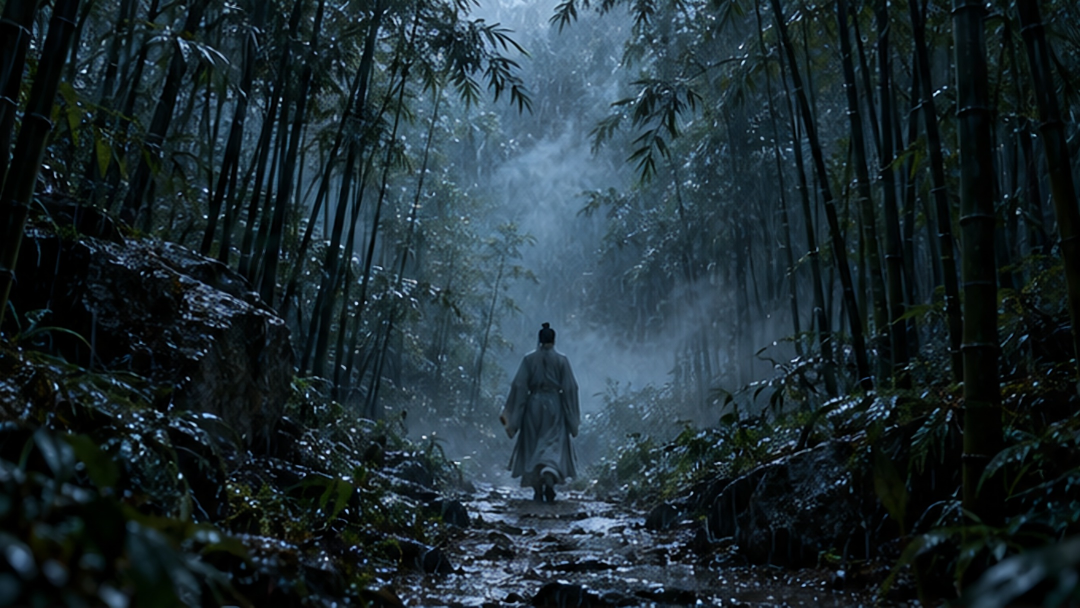
#> input picture trailer/shots/bamboo.jpg, 2160 x 1215 px (shown at 1/2 size)
$ python -i video.py   (imports and definitions only)
#> lines starting #> are read from the running program, lines starting #| are printed output that depends on the picture
# 預告片畫面：以六張參考圖（shots/）做鏡頭推移、光束、雲霧、粒子與調色，加上文字動畫
# 輸出 1920x1080 30fps 原始影格到 stdout；python3 video.py still 12.5 可輸出單格預覽
import os
import sys
import math
from functools import lru_cache
from multiprocessing import Pool

import numpy as np
from PIL import Image, ImageDraw, ImageFilter, ImageFont

W, H = 1920, 1080
FPS = 30
DUR = 102.0
BAR = 110  # 電影遮幅黑邊
HERE = os.path.dirname(os.path.abspath(__file__))
FONT_DIR = os.path.join(HERE, 'fonts')
SERIF = os.path.join(FONT_DIR, 'NotoSerifTC.ttf')
KAI = os.path.join(FONT_DIR, 'WenKaiBold.ttf')
KAI_R = os.path.join(FONT_DIR, 'WenKai.ttf')


def smooth(x):
    x = min(1.0, max(0.0, x))
    return x * x * (3 - 2 * x)


def lerp(a, b, k):
    return a + (b - a) * k


# ---------------- 鏡頭素材 ----------------
# shots/*.jpg 由 ref/reference.png 的六格參考圖切出，經 EDSR x3 超解像放大（見 upscale.py）
SHOT_DIR = os.path.join(HERE, 'shots')


@lru_cache(None)
def photo(name):
    return Image.open(os.path.join(SHOT_DIR, name + '.jpg')).convert('RGB')


# [80 lines left out: functions cam, move, grade, mblur, gblur, noise2d and 2 more, not called in this run]


# 光束：以低解像度計算角度噪聲再放大
_ly, _lx = np.mgrid[0:H // 6, 0:W // 6].astype(np.float32) * 6
_ray_rng = np.random.default_rng(5)
_RAY_K = _ray_rng.integers(5, 60, 12)
_RAY_P = _ray_rng.uniform(0, 6.28, 12)


# [19 lines left out: functions rays, darken_from_top, not called in this run]


# ---------------- 特效 ----------------
_yy, _xx = np.mgrid[0:H, 0:W].astype(np.float32)
VIGNETTE = (1 - 0.55 * (((_xx - W / 2) / (W / 2)) ** 2 + ((_yy - H / 2) / (H / 2)) ** 2) ** 1.3 / 2 ** 1.3)[..., None]
GRAIN = [np.random.default_rng(i).normal(0, 1, (H // 2, W // 2)).astype(np.float32) for i in range(6)]


def grain(t):
    g = GRAIN[int(t * FPS) % len(GRAIN)]
    return np.repeat(np.repeat(g, 2, 0), 2, 1)[..., None]


# [105 lines left out: functions add_glow, particles, font, text_img, not called in this run]


_blur_cache = {}


# [66 lines left out: functions blur_of, draw_text, _blit, seal, not called in this run]


# ---------------- 分鏡 ----------------
WHITE = (242, 238, 230)
GREY = (175, 172, 165)
GOLD = (240, 205, 140)
FLASHES = [7.5, 22.0, 23.2, 24.4, 25.6, 26.8, 28.0, 29.2, 38.0, 51.0, 52.2, 53.4, 54.6, 58.2, 85.0]


MONTAGE = [  # 上高山、入深林、窮迴谿、幽泉怪石、無遠不到、披草而坐、傾壺而醉
    ('climb', (0.80, 0.34, 1.8), (0.78, 0.24, 1.95), dict(temp=0.05)),
    ('bamboo', (0.25, 0.30, 1.7), (0.38, 0.30, 1.8), dict(exp=1.25, sat=0.9)),
    ('pavilion', (0.80, 0.72, 1.9), (0.70, 0.70, 2.0), dict()),
    ('boat', (0.68, 0.30, 1.9), (0.60, 0.32, 2.0), dict()),
    ('summit', (0.45, 0.55, 1.3), (0.45, 0.55, 1.15), dict()),
    ('dusk', (0.84, 0.62, 2.0), (0.84, 0.60, 1.8), dict(exp=1.15)),
    ('dusk', (0.76, 0.52, 2.5), (0.77, 0.52, 2.2), dict(exp=1.2, temp=0.12)),
]


def scene_bg(t):
    if t < 3.0:
        return None
    if t < 7.5:
        # 長安新星：金光燦爛
        lt = t - 3.0
        img = move('summit', t, 3.0, 7.5, (0.42, 0.34, 2.2), (0.42, 0.36, 1.7))
        img = grade(img, exp=1.05, sat=1.1, temp=0.08)
        rays(img, W * 0.5, H * 0.3, t, (1.0, 0.8, 0.5), 0.35)
        return img * smooth(lt / 1.5)
    if t < 11.5:
        # 被貶千里：竹林冷雨
        img = move('bamboo', t, 7.5, 11.5, (0.5, 0.52, 1.1), (0.5, 0.58, 1.35))
        img = grade(img, exp=0.85, sat=0.45, temp=-0.12, contrast=1.1)
        mist(img, t, 0.75, 0.25, 0.35, (0.6, 0.66, 0.72), 30, 1)
        particles(img, t, 'rain', 1, 380, 0.9)
        return img
    if t < 16.6:
        # 恆惴慄：逼近孤身背影
        img = move('bamboo', t, 11.5, 16.6, (0.5, 0.56, 2.2), (0.5, 0.58, 2.6), shake=0.0015)
        img = grade(img, exp=0.7, sat=0.35, temp=-0.15, contrast=1.15)
        particles(img, t, 'rain', 2, 260, 0.6)
        return img
    if t < 22.0:
        # 開始遊走：舟行江上
        img = move('boat', t, 16.6, 22.0, (0.30, 0.52, 1.35), (0.55, 0.48, 1.1))
        img = grade(img, exp=1.0, sat=0.8, temp=0.03)
        mist(img, t, 0.55, 0.18, 0.45, (0.92, 0.93, 0.95), 55, 2)
        return img
    if t < 30.4:
        idx = min(6, int((t - 22.0) / 1.2))
        t0 = 22.0 + idx * 1.2
        name, a, b, g = MONTAGE[idx]
        img = grade(move(name, t, t0, t0 + 1.2, a, b, ease=False), **g)
        lt = t - t0
        if lt < 0.12:
            img = mblur(img, 40 * (1 - lt / 0.12))
        return img
    if t < 33.0:
        # 醉臥夢中
        lt = t - 30.4
        img = move('dusk', t, 30.4, 33.0, (0.7, 0.5, 1.5), (0.7, 0.5, 1.7), rot=(0.0, 0.02))
        img = grade(gblur(img, 10 + 6 * math.sin(lt * 2)), exp=1.15, sat=0.7, tint=(1.08, 0.92, 1.02))
        particles(img, t, 'dust', 5, 140, 0.8)
        return img
    if t < 38.0:
        # 以為看遍了：拉遠
        img = move('boat', t, 33.0, 38.0, (0.6, 0.45, 1.6), (0.5, 0.5, 1.0))
        img = grade(img, exp=0.95, sat=0.55, temp=0.02)
        mist(img, t, 0.5, 0.2, 0.3, (0.9, 0.9, 0.9), 35, 3)
        return img
    if t < 43.5:
        img = np.zeros((H, W, 3), np.float32)
        if 39.0 < t < 43.3:
            # 驚鴻一瞥：幽暗中浮現的怪特之山
            k = smooth((t - 39.0) / 2.5) * smooth((43.3 - t) / 0.8)
            p = move('pavilion', t, 39.0, 43.3, (0.63, 0.40, 2.1), (0.63, 0.38, 1.8))
            img = grade(p, exp=0.4, sat=0.3, temp=-0.05, contrast=1.3) * k
        return img
    if t < 47.0:
        img = np.zeros((H, W, 3), np.float32)
        k = smooth((t - 43.5) / 3.5)
        d = np.sqrt((_xx - W / 2) ** 2 + ((_yy - H / 2) * 1.6) ** 2)
        img += (np.exp(-(d / (200 + 600 * k)) ** 2) * 0.07 * k)[..., None] * np.array([1, 0.95, 0.85])
        return img
    if t < 51.0:
        # 坐法華西亭，望西山：由人物背影推向遠山
        lt = t - 47.0
        img = move('pavilion', t, 47.0, 51.0, (0.40, 0.55, 1.25), (0.58, 0.45, 1.6))
        img = grade(img, exp=1.05, sat=1.05, temp=0.05)
        rays(img, W * 0.75, H * 0.05, t, (1.0, 0.85, 0.6), 0.45)
        return img * smooth(lt / 1.0)
    if t < 52.2:
        img = move('boat', t, 51.0, 52.2, (0.35, 0.72, 1.6), (0.25, 0.68, 1.9), ease=False)
        return grade(img, exp=1.0, sat=0.95)
    if t < 53.4:
        img = move('climb', t, 52.2, 53.4, (0.30, 0.58, 1.5), (0.36, 0.56, 1.7), ease=False, shake=0.004)
        return grade(img, sat=0.95, contrast=1.1)
    if t < 54.6:
        img = move('climb', t, 53.4, 54.6, (0.65, 0.70, 1.7), (0.60, 0.68, 1.9), ease=False, shake=0.005)
        img = grade(img, exp=0.8, sat=0.6, tint=(1.35, 0.8, 0.45), contrast=1.2)
        particles(img, t, 'embers', 7, 260, 1.0)
        add_glow(img, W * 0.5, H * 1.05, 700, (1.0, 0.4, 0.1), 0.5)
        return img
    if t < 58.2:
        # 窮山之高：仰望峭壁，鏡頭上搖
        k = (t - 54.6) / 3.6
        img = move('climb', t, 54.6, 58.2, (0.83, 0.62, 2.2), (0.83, 0.22, 2.0), shake=0.001)
        img = grade(img, exp=1.0 + 0.3 * k, sat=1.0, temp=0.06)
        rays(img, W * 0.8, -H * 0.1, t, (1.0, 0.9, 0.7), 0.35 * k)
        if t > 57.6:
            img *= 1 - smooth((t - 57.6) / 0.3)
        return img
    if t < 61.5:
        # 登頂：全景
        img = move('summit', t, 58.2, 61.5, (0.6, 0.45, 1.35), (0.55, 0.5, 1.1))
        img = grade(img, exp=1.05, sat=1.1, temp=0.04)
        rays(img, W * 0.42, H * 0.28, t, (1.0, 0.8, 0.5), 0.3)
        mist(img, t, 0.8, 0.2, 0.25, (1.0, 0.92, 0.82), 25, 4)
        return img
    if t < 65.5:
        # 數州之土壤，皆在衽席之下：俯瞰雲海
        img = move('summit', t, 61.5, 65.5, (0.18, 0.70, 1.8), (0.42, 0.72, 1.6))
        img = grade(img, exp=1.05, sat=1.1, temp=0.05)
        mist(img, t, 0.7, 0.3, 0.35, (1.0, 0.93, 0.85), 45, 5)
        return img
    if t < 70.5:
        # 悠悠乎、洋洋乎：從人物背影拉遠
        img = move('summit', t, 65.5, 70.5, (0.80, 0.40, 2.0), (0.5, 0.5, 1.0))
        img = grade(img, exp=1.05, sat=1.1, temp=0.06)
        rays(img, W * 0.42, H * 0.28, t, (1.0, 0.8, 0.5), 0.3 * smooth((t - 65.5) / 3))
        particles(img, t, 'dust', 9, 90, 0.5)
        return img
    if t < 75.0:
        # 蒼然暮色，自遠而至
        k = smooth((t - 70.5) / 4.5)
        img = move('dusk', t, 70.5, 75.0, (0.55, 0.45, 1.1), (0.62, 0.5, 1.25))
        img = grade(img, exp=1.05, sat=1.05)
        return darken_from_top(img, k * 0.85)
    if t < 84.0:
        # 夜：心凝形釋
        k = smooth((t - 75.0) / 2.0)
        img = move('dusk', t, 75.0, 84.0, (0.60, 0.50, 1.3), (0.63, 0.52, 1.45))
        img = grade(img, exp=lerp(0.55, 0.45, k), sat=0.55, temp=-0.25, tint=(0.8, 0.88, 1.2), contrast=1.1)
        sky_mask = np.clip((H * 0.42 - _yy) / (H * 0.1), 0, 1)[..., None]
        stars = np.zeros_like(img)
        particles(stars, t, 'stars', 11, 420, k)
        img += stars * sky_mask
        add_glow(img, W * 0.2, H * 0.2, 160, (0.8, 0.88, 1.0), 0.35 * k)
        mist(img, t, 0.68, 0.15, 0.3 * k, (0.5, 0.58, 0.75), 20, 6)
        if t > 83.0:
            img *= 1 - smooth((t - 83.0) / 1.0)
        return img
    if t < 85.0:
        return np.zeros((H, W, 3), np.float32)
    if t < 98.0:
        img = move('summit', t, 85.0, 98.0, (0.5, 0.5, 1.25), (0.5, 0.5, 1.05))
        img = grade(gblur(img, 6), exp=0.32, sat=0.7, temp=0.1)
        particles(img, t, 'dust', 13, 140, 0.6)
        if t > 97.0:
            img *= 1 - smooth((t - 97.0) / 1.0)
        return img
    return np.zeros((H, W, 3), np.float32)


# [68 lines left out: function overlay_text, not called in this run]


def frame(i):
    t = i / FPS
    img = scene_bg(t)
    if img is None:
        img = np.zeros((H, W, 3), np.float32)
    else:
        img = img * VIGNETTE
    overlay_text(img, t)
    # 重擊閃白
    for f in FLASHES:
        if 0 <= t - f < 0.35:
            k = math.exp(-(t - f) * 14)
            img = img + (1 - img) * (k * (0.85 if f in (58.2, 85.0, 7.5) else 0.45))
    img = img + grain(t) * 0.022
    img[:BAR] = 0
    img[H - BAR:] = 0
    return (np.clip(img, 0, 1) * 255).astype(np.uint8).tobytes()


# [11 lines left out: function main, not called in this run]


# [2 lines not run here, left out]

>>> import cv2
>>> picture = cv2.imread('shots/bamboo.jpg', cv2.IMREAD_GRAYSCALE)
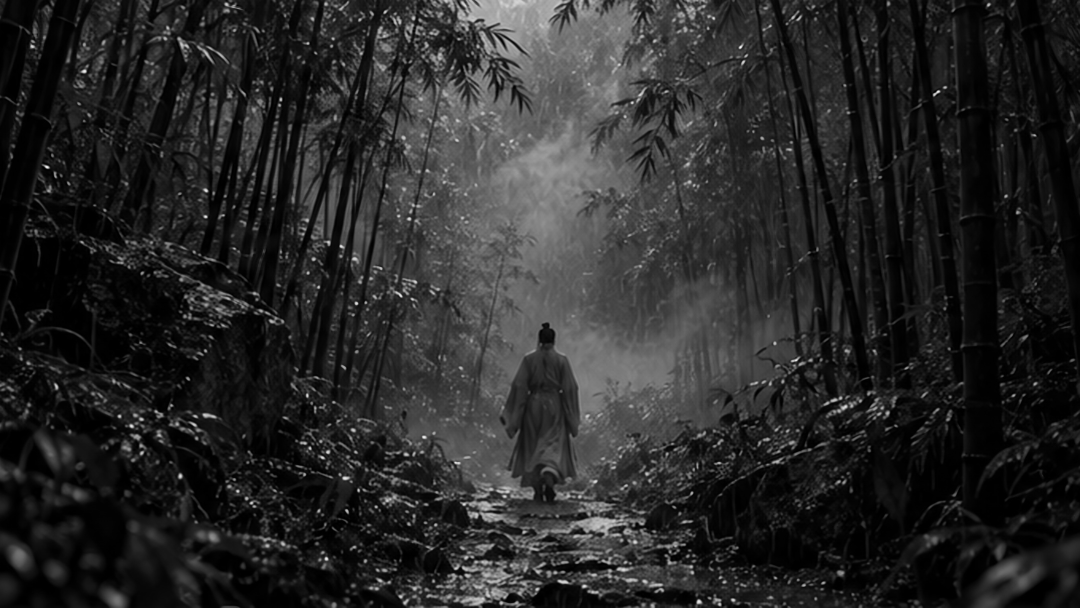
#> picture: shape (1215, 2160) (shown at 1/2 size); min 0, max 255, mean 39.9
>>> result = frame(picture)
#> (the run stopped early here; a loop or call above may not have finished)

$ run again, on trailer/shots/pavilion.jpg
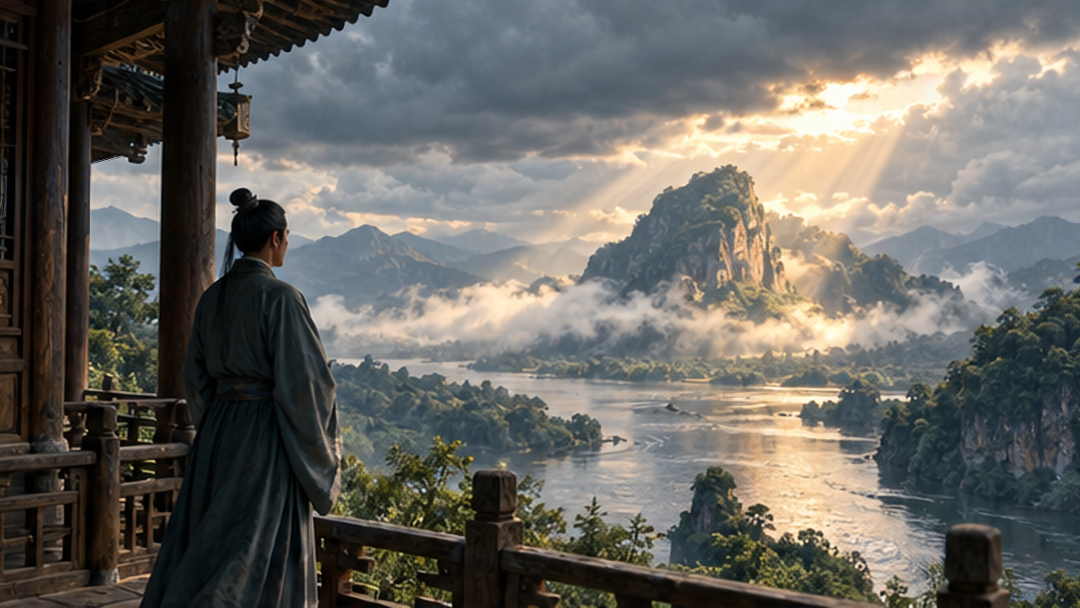
#> input picture trailer/shots/pavilion.jpg, 2160 x 1215 px (shown at 1/2 size)
#> `picture = cv2.imread('shots/bamboo.jpg', cv2.IMREAD_GRAYSCALE)`:
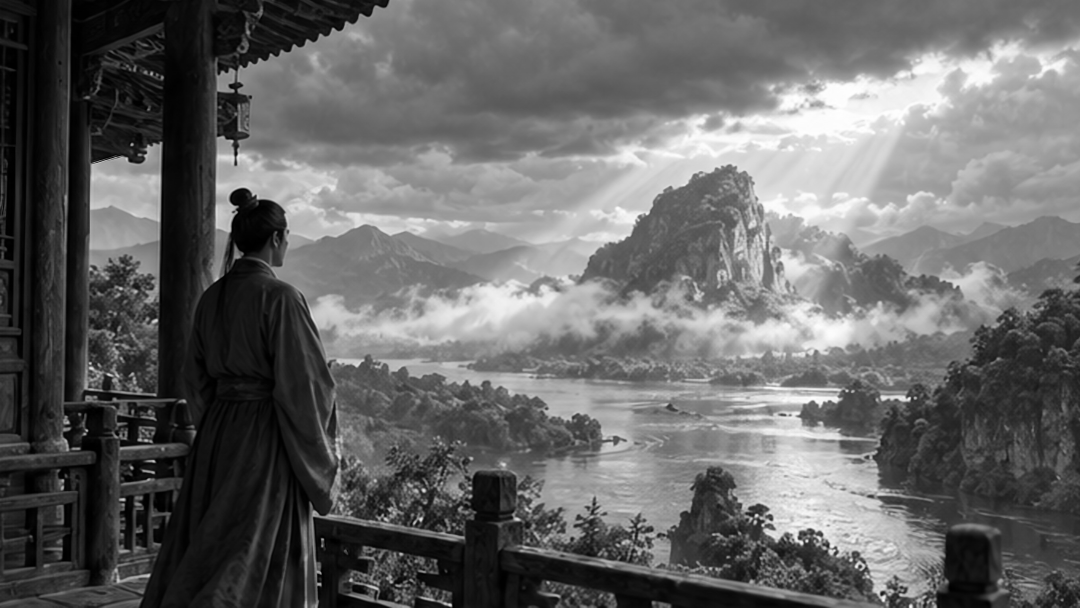
#> picture: shape (1215, 2160) (shown at 1/2 size); min 0, max 255, mean 102.3

$ run again, on trailer/shots/summit.jpg
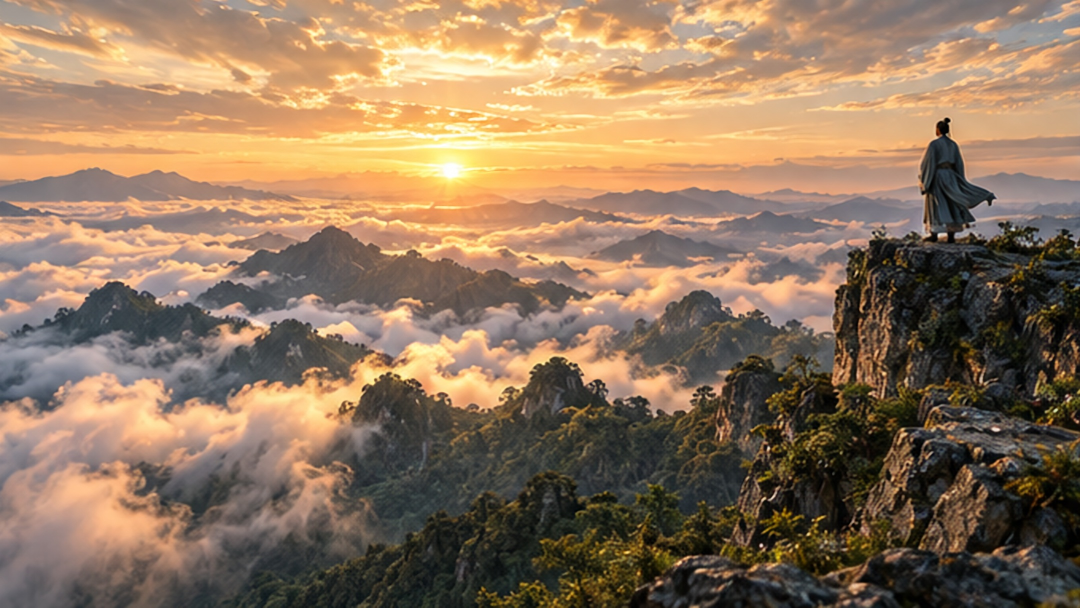
#> input picture trailer/shots/summit.jpg, 2160 x 1215 px (shown at 1/2 size)
#> `picture = cv2.imread('shots/bamboo.jpg', cv2.IMREAD_GRAYSCALE)`:
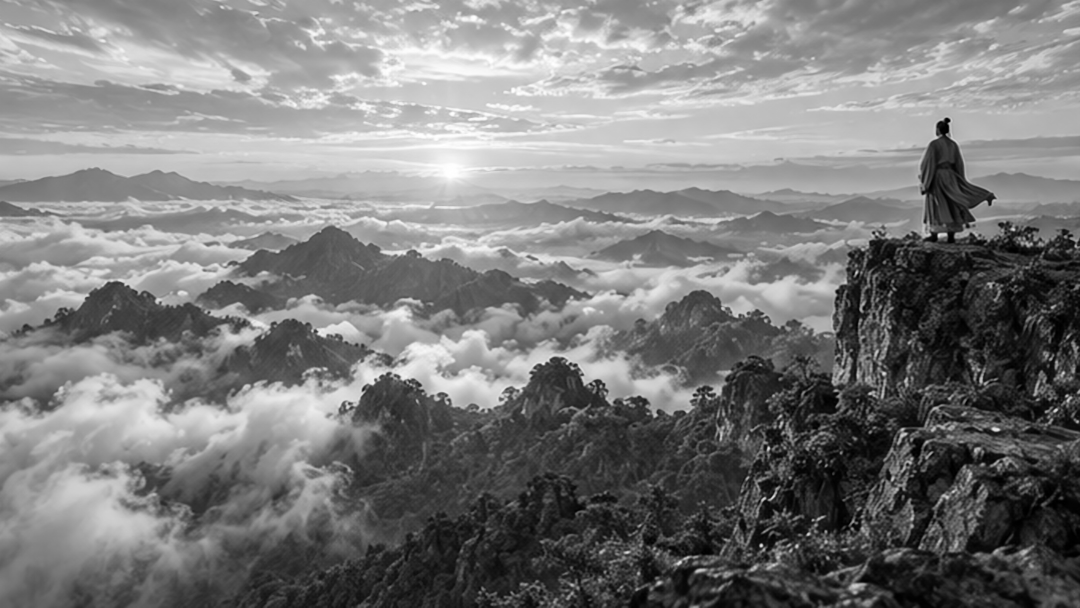
#> picture: shape (1215, 2160) (shown at 1/2 size); min 0, max 255, mean 123.8
